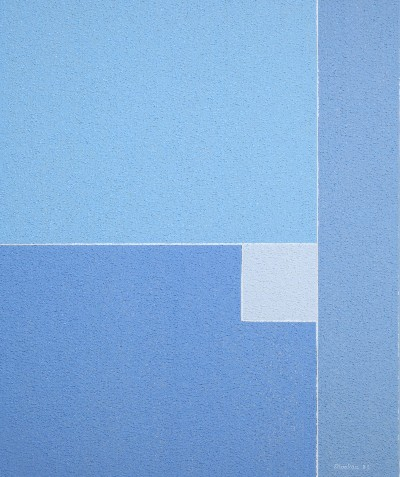
#> input picture linear_algebra/test.jpeg, 400 x 477 px, given in place of test.jpg, which was not available
$ jupyter execute --allow-errors Untitled.ipynb   (shell and % lines are left out)
#> lines starting #> are read from the running program, lines starting #| are printed output that depends on the picture; pictures that were not available may be replaced by others from this repository, and a replacement may not be noted
[cell 1]
import matplotlib.pyplot as plt
import numpy as np
import time

from PIL import Image


# Experiment-2
bnw_img = Image.open('/Users/krishna/Desktop/venkat_krishna_turlapati/training_material/appliedaicourse/datasets/test.jpg')
#> bnw_img is the input picture: PIL image 400x477 RGB; mean R, G, B 130, 173.1, 220.3
imggray = bnw_img.convert('LA')
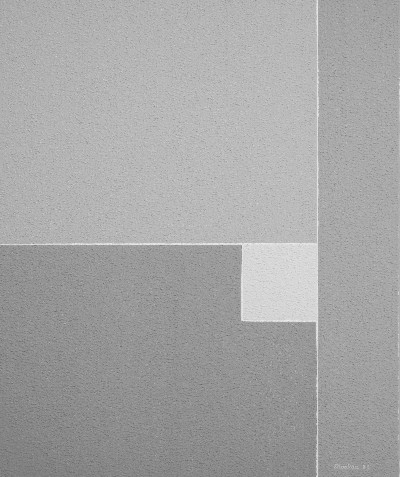
#> imggray: PIL image 400x477 LA; mean R, G, B, A 165.6, 165.6, 165.6, 255
plt.figure(figsize=(9, 6))
plt.imshow(imggray);

# Now I'll convert the image data into a numpy matrix, plotting the result to show the data is unchanged.
imgmat = np.array(list(imggray.getdata(band=0)), float)
imgmat.shape = (imggray.size[1], imggray.size[0])
imgmat = np.matrix(imgmat)
plt.figure(figsize=(9,6))
plt.imshow(imgmat, cmap='gray')


U, sigma, V = np.linalg.svd(imgmat)
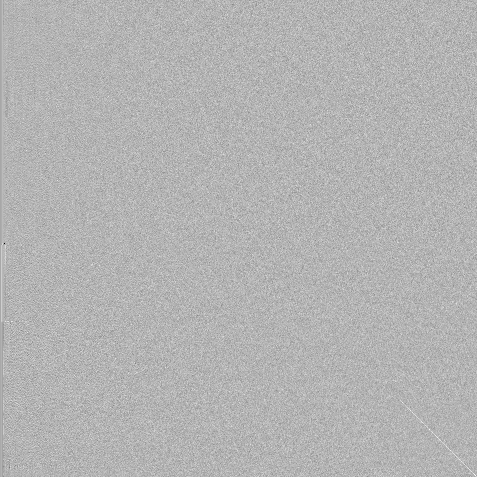
#> U: shape (477, 477) float64; min -0.711, max 0.297, mean -0.000102; drawn with min black and max white
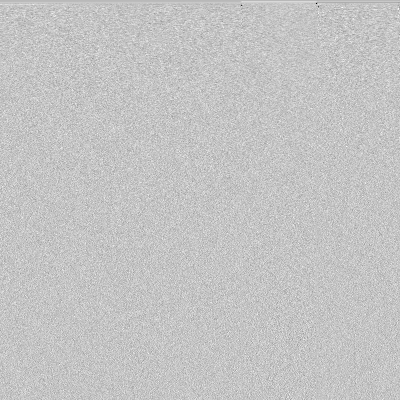
#> V: shape (400, 400) float64; min -0.856, max 0.255, mean -0.000125; drawn with min black and max white
#> sigma = 400 values, max 72695.8 at index 0, min 14.01 at index 399, mean 330.6


for i in range(1, 4):
    reconstimg = np.matrix(U[:, :i]) * np.diag(sigma[:i]) * np.matrix(V[:i, :])
    plt.imshow(reconstimg, cmap='gray')
    title = "n = %s" % i
    plt.title(title)
    plt.show()
#> this loop made 3 passes
#> pass 1, `reconstimg = np.matrix(U[:, :i]) * np.diag(sigma[:i]) * np.matrix(V[:i..`:
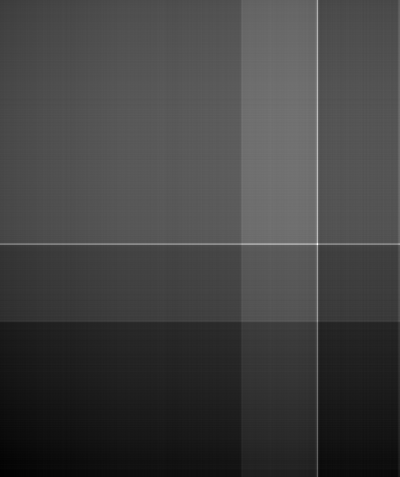
#> reconstimg: shape (477, 400) float64; min 127.6, max 273.7, mean 165.6; drawn with min black and max white


# plot U
for i in range(1, 700, 100):
    reconstimg = np.matrix(U[:,:i])
    plt.imshow(reconstimg, cmap='gray')
    title = "n = %s" % i
    plt.title(title)
    plt.show()
#> this loop made 7 passes
#> pass 1, `plt.show()`:
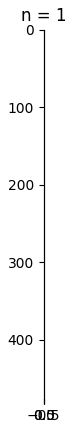
#> figure drawn by matplotlib, 1 panel
#> pass 3, `reconstimg = np.matrix(U[:,:i])`:
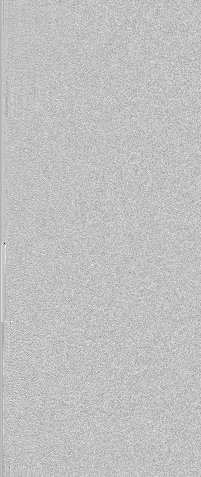
#> reconstimg: shape (477, 201) float64; min -0.711, max 0.228, mean -0.00025; drawn with min black and max white


# plot V
for i in range(1, 700, 100):
    reconstimg = np.matrix(V[:,:i])
    plt.imshow(reconstimg, cmap='gray')
    title = "n = %s" % i
    plt.title(title)
    plt.show()
#> this loop made 7 passes
#> pass 1, `plt.show()`:
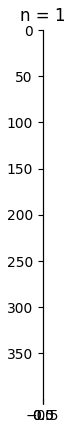
#> figure drawn by matplotlib, 1 panel
#> pass 2, `reconstimg = np.matrix(V[:,:i])`:
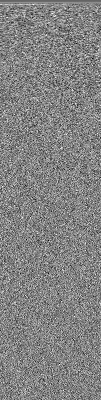
#> reconstimg: shape (400, 101) float64; min -0.21, max 0.198, mean 2.31e-05; drawn with min black and max white
#> pass 3, `reconstimg = np.matrix(V[:,:i])`:
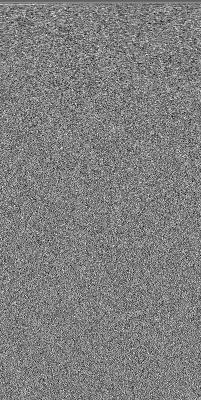
#> reconstimg: shape (400, 201) float64; min -0.211, max 0.211, mean -0.000192; drawn with min black and max white

[cell 2]
plt.imshow(U, cmap='gray')

[cell 3]
plt.imshow(V, cmap='gray')

[cell 4]
print(sigma.shape)
#| (400,)

[cell 5]
reconstimg=np.dot(np.diag(sigma), V)
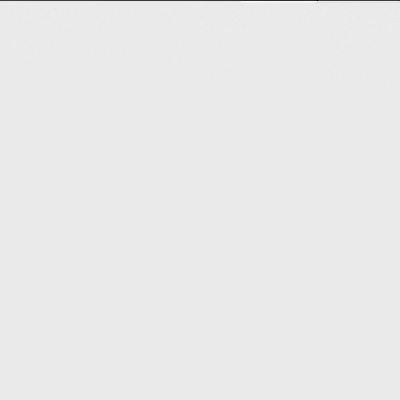
#> reconstimg: shape (400, 400) float64; min -4770.3, max 420.4, mean -9.1; drawn with min black and max white
plt.imshow(reconstimg, cmap='gray')
plt.title(title)
plt.show()
